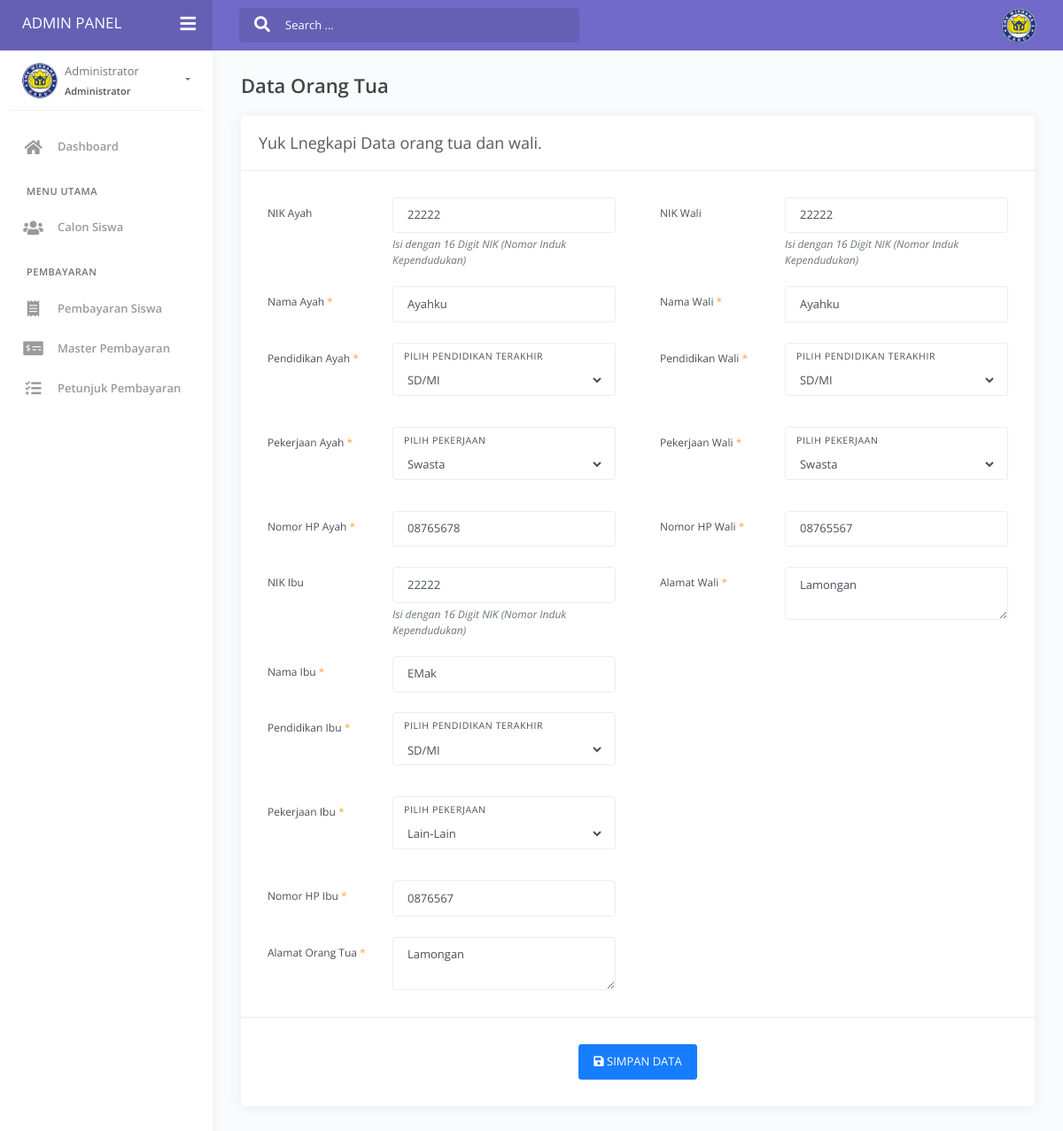
The page /panel/index.php?p=ortu&id=378 (signed in) on the database its author committed.
### tables this page shows
CREATE TABLE `users` (
  `id` int(11) NOT NULL,
  `username` varchar(35) NOT NULL,
  `password` varchar(50) NOT NULL,
  `nama` varchar(50) NOT NULL,
  `email` varchar(32) NOT NULL,
  `level` int(11) NOT NULL
);

CREATE TABLE `calon_siswa_ortu` (
  `ortu_id` int(11) NOT NULL,
  `siswa_id` int(11) NOT NULL,
  `ortu_nik_ayah` varchar(20) NOT NULL,
  `ortu_nama_ayah` varchar(50) NOT NULL,
  `ortu_pendidikan_ayah` varchar(20) NOT NULL,
  `ortu_pekerjaan_ayah` varchar(20) NOT NULL,
  `ortu_no_hp_ayah` varchar(20) NOT NULL,
  `ortu_nik_ibu` varchar(20) NOT NULL,
  `ortu_nama_ibu` varchar(50) NOT NULL,
  `ortu_pendidikan_ibu` varchar(20) NOT NULL,
  `ortu_pekerjaan_ibu` varchar(20) NOT NULL,
  `ortu_no_hp_ibu` varchar(20) NOT NULL,
  `ortu_alamat` varchar(100) NOT NULL,
  `ortu_nik_wali` varchar(20) NOT NULL,
  `ortu_nama_wali` varchar(50) NOT NULL,
  `ortu_pendidikan_wali` varchar(20) NOT NULL,
  `ortu_pekerjaan_wali` varchar(20) NOT NULL,
  `ortu_no_hp_wali` varchar(20) NOT NULL,
  `ortu_alamat_wali` varchar(100) NOT NULL
);

CREATE TABLE `pendidikan` (
  `pend_id` int(11) NOT NULL,
  `pend_nama` varchar(64) NOT NULL,
  `pend_keterangan` varchar(255) DEFAULT NULL
);

CREATE TABLE `pekerjaan` (
  `pek_id` int(11) NOT NULL,
  `pek_nama` varchar(64) NOT NULL,
  `pek_keterangan` varchar(255) DEFAULT NULL
);

### panel/admin/ortu.php (the view, shortened to what the rows shown need)
<div class="content">
	<div class="page-inner">
		<div class="page-header">
			<h4 class="page-title">Data Orang Tua</h4>
		</div>
		<div class="card">
			<div class="card-header">
				<div class="card-title">Yuk Lnegkapi Data orang tua dan wali.</div>
			</div>
			<form method="post" action="">
				<div class="card-body">
					<?php
					$get_id = $_GET['id'];
					$sql = mysqli_query($koneksi, "SELECT * FROM calon_siswa_ortu WHERE siswa_id='$get_id'");
					$ortu = mysqli_fetch_assoc($sql);
					?>
					<div class="row">
						<div class="col-md-6">
							<div class="form-group row">
								<label class="col-sm-4 col-form-label">NIK Ayah</label>
								<div class="col-sm-8">
									<input type="number" name="nik_ayah" class="form-control" value="<?=$ortu['ortu_nik_ayah']?>" autocomplete="off">
									<small class="form-text text-muted"><i>
										Isi dengan 16 Digit NIK (Nomor Induk Kependudukan)</i>
									</small>
								</div>
							</div>
							<div class="form-group row">
								<label class="col-sm-4 col-form-label">Nama Ayah <span class="text-warning">*</span></label>
								<div class="col-sm-8">
									<input type="text" name="nama_ayah" class="form-control" value="<?=$ortu['ortu_nama_ayah']?>" autocomplete="off" required>
								</div>
							</div>
							<div class="form-group row">
								<label class="col-sm-4 col-form-label">Pendidikan Ayah <span class="text-warning">*</span></label>
								<div class="col-sm-8">
									<div class="form-group form-group-default">
										<label>Pilih Pendidikan Terakhir</label>
										<select name="pendidikan_ayah" class="form-control">
											<?php
											$pendidikan = mysqli_query($koneksi, "SELECT * FROM pendidikan");
											while($pendidikan_ayah = mysqli_fetch_assoc($pendidikan)){
												echo '<option value="'.$pendidikan_ayah['pend_id'].'" ';
												if($pendidikan_ayah['pend_id'] == $ortu['ortu_pendidikan_ayah']){ echo 'selected'; }
												echo '>'.$pendidikan_ayah['pend_nama'].'</option>';
											}
											?>
										</select>
									</div>
								</div>
							</div>
							<div class="form-group row">
								<label class="col-sm-4 col-form-label">Pekerjaan Ayah <span class="text-warning">*</span></label>
								<div class="col-sm-8">
									<div class="form-group form-group-default">
										<label>Pilih Pekerjaan</label>
										<select name="pekerjaan_ayah" class="form-control">
											<?php
											$pekerjaan = mysqli_query($koneksi, "SELECT * FROM pekerjaan");
											while($pekerjaan_ayah = mysqli_fetch_assoc($pekerjaan)){
												echo '<option value="'.$pekerjaan_ayah['pek_id'].'" ';
												if($pekerjaan_ayah['pek_id'] == $ortu['ortu_pekerjaan_ayah']){ echo 'selected'; }
												echo '>'.$pekerjaan_ayah['pek_nama'].'</option>';
											}
											?>
										</select>
									</div>
								</div>
							</div>
							<div class="form-group row">
								<label class="col-sm-4 col-form-label">Nomor HP Ayah <span class="text-warning">*</span></label>
								<div class="col-sm-8">
									<input type="number" name="nomor_hp_ayah" class="form-control" value="<?=$ortu['ortu_no_hp_ayah']?>"  autocomplete="off" required>
								</div>
							</div>
							<div class="form-group row">
								<label class="col-sm-4 col-form-label">NIK Ibu</label>
								<div class="col-sm-8">
									<input type="number" name="nik_ibu" class="form-control" value="<?=$ortu['ortu_nik_ibu']?>"  autocomplete="off">
									<small class="form-text text-muted"><i>
										Isi dengan 16 Digit NIK (Nomor Induk Kependudukan)</i>
									</small>
								</div>
							</div>
							<div class="form-group row">
								<label class="col-sm-4 col-form-label">Nama Ibu <span class="text-warning">*</span></label>
								<div class="col-sm-8">
									<input type="text" name="nama_ibu" class="form-control" value="<?=$ortu['ortu_nama_ibu']?>"  autocomplete="off" required>
								</div>
							</div>
							<div class="form-group row">
								<label class="col-sm-4 col-form-label">Pendidikan Ibu <span class="text-warning">*</span></label>
								<div class="col-sm-8">
									<div class="form-group form-group-default">
										<label>Pilih Pendidikan Terakhir</label>
										<select name="pendidikan_ibu" class="form-control">
											<?php
											$pendidikan = mysqli_query($koneksi, "SELECT * FROM pendidikan");
											while($pendidikan_ibu = mysqli_fetch_assoc($pendidikan)){
												echo '<option value="'.$pendidikan_ibu['pend_id'].'" ';
												if($pendidikan_ibu['pend_id'] == $ortu['ortu_pendidikan_ibu']){ echo 'selected'; }
												echo '>'.$pendidikan_ibu['pend_nama'].'</option>';
											}
											?>
										</select>
									</div>
								</div>
							</div>
							<div class="form-group row">
								<label class="col-sm-4 col-form-label">Pekerjaan Ibu <span class="text-warning">*</span></label>
								<div class="col-sm-8">
									<div class="form-group form-group-default">
										<label>Pilih Pekerjaan</label>
										<select name="pekerjaan_ibu" class="form-control">
											<?php
											$pekerjaan = mysqli_query($koneksi, "SELECT * FROM pekerjaan");
											while($pekerjaan_ibu = mysqli_fetch_assoc($pekerjaan)){
												echo '<option value="'.$pekerjaan_ibu['pek_id'].'" ';
												if($pekerjaan_ibu['pek_id'] == $ortu['ortu_pekerjaan_ibu']){ echo 'selected'; }
												echo '>'.$pekerjaan_ibu['pek_nama'].'</option>';
											}
											?>
										</select>
									</div>
								</div>
							</div>
							<div class="form-group row">
								<label class="col-sm-4 col-form-label">Nomor HP Ibu <span class="text-warning">*</span></label>
								<div class="col-sm-8">
									<input type="number" name="nomor_hp_ibu" class="form-control" value="<?=$ortu['ortu_no_hp_ibu']?>" autocomplete="off" required>
								</div>
							</div>
							<div class="form-group row">
								<label class="col-sm-4 col-form-label">Alamat Orang Tua <span class="text-warning">*</span></label>
								<div class="col-sm-8">
									<textarea name="alamat_orang_tua" class="form-control" required><?=$ortu['ortu_alamat']?></textarea>
								</div>
							</div>
						</div>
						<div class="col-md-6">
							<div class="form-group row">
								<label class="col-sm-4 col-form-label">NIK Wali</label>
								<div class="col-sm-8">
									<input type="number" name="nik_wali" class="form-control" value="<?=$ortu['ortu_nik_wali']?>" autocomplete="off">
									<small class="form-text text-muted"><i>
										Isi dengan 16 Digit NIK (Nomor Induk Kependudukan)</i>
									</small>
								</div>
							</div>
							<div class="form-group row">
								<label class="col-sm-4 col-form-label">Nama Wali <span class="text-warning">*</span></label>
								<div class="col-sm-8">
									<input type="text" name="nama_wali" class="form-control" value="<?=$ortu['ortu_nama_wali']?>" autocomplete="off" required>
								</div>
							</div>
							<div class="form-group row">
								<label class="col-sm-4 col-form-label">Pendidikan Wali <span class="text-warning">*</span></label>
								<div class="col-sm-8">
									<div class="form-group form-group-default">
										<label>Pilih Pendidikan Terakhir</label>
										<select name="pendidikan_wali" class="form-control">
											<?php
											$pendidikan = mysqli_query($koneksi, "SELECT * FROM pendidikan");
											while($pendidikan_wali = mysqli_fetch_assoc($pendidikan)){
												echo '<option value="'.$pendidikan_wali['pend_id'].'" ';
												if($pendidikan_wali['pend_id'] == $ortu['ortu_pendidikan_wali']){ echo 'selected'; }
												echo '>'.$pendidikan_wali['pend_nama'].'</option>';
											}
											?>
										</select>
									</div>
								</div>
							</div>
							<div class="form-group row">
								<label class="col-sm-4 col-form-label">Pekerjaan Wali <span class="text-warning">*</span></label>
								<div class="col-sm-8">
									<div class="form-group form-group-default">
										<label>Pilih Pekerjaan</label>
										<select name="pekerjaan_wali" class="form-control">
											<?php
											$pekerjaan = mysqli_query($koneksi, "SELECT * FROM pekerjaan");
											while($pekerjaan_wali = mysqli_fetch_assoc($pekerjaan)){
												echo '<option value="'.$pekerjaan_wali['pek_id'].'" ';
												if($pekerjaan_wali['pek_id'] == $ortu['ortu_pekerjaan_wali']){ echo 'selected'; }
												echo '>'.$pekerjaan_wali['pek_nama'].'</option>';
											}
											?>
										</select>
									</div>
								</div>
							</div>
							<div class="form-group row">
								<label class="col-sm-4 col-form-label">Nomor HP Wali <span class="text-warning">*</span></label>
								<div class="col-sm-8">
									<input type="number" name="nomor_hp_wali" class="form-control" value="<?=$ortu['ortu_no_hp_wali']?>" autocomplete="off" required>
								</div>
							</div>
							<div class="form-group row">
								<label class="col-sm-4 col-form-label">Alamat Wali <span class="text-warning">*</span></label>
								<div class="col-sm-8">
									<textarea name="alamat_wali" class="form-control" required><?=$ortu['ortu_alamat_wali']?></textarea>
								</div>
							</div>
						</div>
					</div>
				</div>
				<div class="card-action text-center">
					<button type="submit" class="btn btn-primary"><i class="fa fa-save"></i> SIMPAN DATA</button>
				</div>
			</form>
		</div>
	</div>
</div>

### panel/index.php (shortened to what the rows shown need)
<?php
include('../config.php');
if(empty($_SESSION['id'])){
	echo '<script>document.location="../login.php";</script>';
}else{
	$id = $_SESSION['id'];
	$level = $_SESSION['level'];
	if($level == 1){
		$sql_admin = mysqli_query($koneksi, "SELECT * FROM users WHERE id='$id' LIMIT 1");
		$row = mysqli_fetch_assoc($sql_admin);
	}else if($level == 2){
		$sql_siswa = mysqli_query($koneksi, "SELECT * FROM calon_siswa WHERE siswa_id='$id' LIMIT 1");
		$row = mysqli_fetch_assoc($sql_siswa);
	}
}
?>
<!DOCTYPE html>
<html lang="en">
<head>
	<link href="https://hayageek.github.io/jQuery-Upload-File/4.0.11/uploadfile.css" rel="stylesheet">
	<link href="https://cdn.jsdelivr.net/npm/summernote@0.8.18/dist/summernote-bs4.min.css" rel="stylesheet">
	<link rel="stylesheet" href="./assets/css/bootstrap.min.css">
	<link rel="stylesheet" href="./assets/css/azzara.min.css">
	<link rel="stylesheet" href="./assets/css/demo.css">
</head>
<body>
	<div class="wrapper">
		<div class="sidebar">
			<div class="sidebar-wrapper scrollbar-inner">
				<div class="sidebar-content">
					<div class="user">
						<div class="info">
							<a data-toggle="collapse" href="#collapseExample" aria-expanded="true">
								<span>
									<?php if($level == 1){ echo $row['nama']; }else{ echo $row['siswa_nama']; } ?>
									<span class="user-level"><?php if($level == 1){ echo 'Administrator'; }else{ echo 'Calon Siswa'; } ?></span>
									<span class="caret"></span>
								</span>
							</a>
						</div>
					</div>
				</div>
			</div>
		</div>
		<div class="main-panel">
			<?php
			if($level == 1){
				$pages_dir = 'admin';
				if(!empty($_GET['p'])){
					$pages = scandir($pages_dir, 0);
					unset($pages[0], $pages[1]);
					$p = $_GET['p'];
					if(in_array($p.'.php', $pages)){
						include($pages_dir.'/'.$p.'.php');
					} else {
						echo 'Halaman tidak ditemukan! :(';
					}
				} else {
					include($pages_dir.'/home.php');
				}
			}else if($level == 2){
				$pages_dir = 'siswa';
				if(!empty($_GET['p'])){
					$pages = scandir($pages_dir, 0);
					unset($pages[0], $pages[1]);
					$p = $_GET['p'];
					if(in_array($p.'.php', $pages)){
						include($pages_dir.'/'.$p.'.php');
					} else {
						echo 'Halaman tidak ditemukan! :(';
					}
				} else {
					include($pages_dir.'/home.php');
				}
			}
			?>
		</div>
	</div>
</body>
</html>

### rows shown on the page
users: nama "Administrator"
calon_siswa_ortu: nik_ayah "22222", nama_ayah "Ayahku", pendidikan_ayah "SD/MI", pekerjaan_ayah "Swasta", nomor_hp_ayah "08765678", nik_ibu "22222", nama_ibu "EMak", pendidikan_ibu "SD/MI", pekerjaan_ibu "Lain-Lain", nomor_hp_ibu "0876567", alamat_orang_tua "Lamongan", nik_wali "22222", nama_wali "Ayahku", pendidikan_wali "SD/MI", pekerjaan_wali "Swasta", nomor_hp_wali "08765567", alamat_wali "Lamongan"
